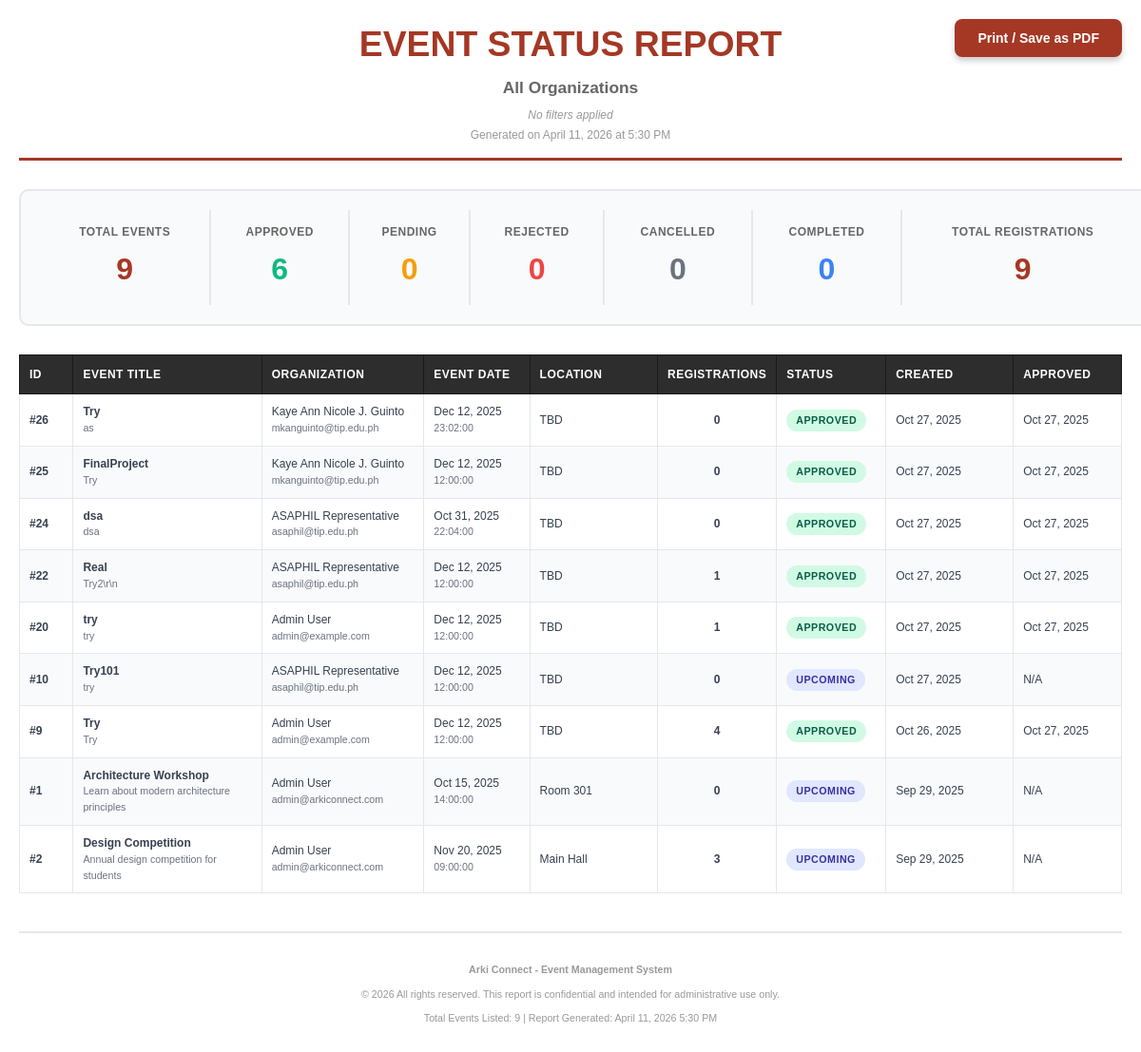
Screenshot of /PHP/generate_report.php (signed in) with the database file from the repository.
### tables this page shows
CREATE TABLE `events` (
  `id` int(11) NOT NULL,
  `title` varchar(255) NOT NULL,
  `description` text DEFAULT NULL,
  `event_date` date NOT NULL,
  `event_time` time DEFAULT NULL,
  `start_time` time DEFAULT NULL,
  `end_time` time DEFAULT NULL,
  `location` varchar(255) DEFAULT NULL,
  `image_path` varchar(500) DEFAULT NULL,
  `pdf_path` varchar(255) DEFAULT NULL,
  `registrants` int(11) DEFAULT 0,
  `organizer` varchar(255) DEFAULT NULL,
  `status` enum('pending','approved','upcoming','ongoing','completed','cancelled','rejected') DEFAULT 'pending',
  `created_by` int(11) DEFAULT NULL,
  `created_at` timestamp NOT NULL DEFAULT current_timestamp(),
  `updated_at` timestamp NOT NULL DEFAULT current_timestamp() ON UPDATE current_timestamp(),
  `approved_by` int(11) DEFAULT NULL,
  `approved_at` timestamp NULL DEFAULT NULL,
  `rejection_reason` text DEFAULT NULL
);

CREATE TABLE `users` (
  `id` int(11) NOT NULL,
  `fullname` varchar(255) NOT NULL,
  `studentnum` varchar(50) DEFAULT NULL,
  `email` varchar(255) NOT NULL,
  `password` varchar(255) DEFAULT NULL COMMENT 'NULL for Google OAuth users',
  `google_id` varchar(255) DEFAULT NULL COMMENT 'Google OAuth ID',
  `profile_picture` varchar(500) DEFAULT NULL COMMENT 'URL to profile picture',
  `status` enum('active','inactive','suspended') DEFAULT 'active',
  `email_verified` tinyint(1) DEFAULT 0,
  `created_at` timestamp NOT NULL DEFAULT current_timestamp(),
  `updated_at` timestamp NOT NULL DEFAULT current_timestamp() ON UPDATE current_timestamp(),
  `last_login` timestamp NULL DEFAULT NULL,
  `role` enum('admin','org_rep','student') NOT NULL DEFAULT 'student'
);

### PHP/generate_report.php (the view, shortened to what this page needs)
<?php
include 'db_connect.php';
$filter_status = $_GET['status'] ?? 'all';
$filter_date_from = $_GET['date_from'] ?? '';
$filter_date_to = $_GET['date_to'] ?? '';
$where_conditions = ["1=1"];
$where_clause = "WHERE " . implode(" AND ", $where_conditions);
$events_sql = "SELECT
                e.id,
                e.title,
                e.description,
                e.event_date,
                e.event_time,
                e.location,
                e.status,
                e.created_at,
                e.approved_at,
                e.rejection_reason,
                u.fullname as org_name,
                u.email as org_email,
                (SELECT COUNT(*) FROM event_registrations WHERE event_id = e.id AND status = 'confirmed') as total_registrations
              FROM events e
              LEFT JOIN users u ON e.created_by = u.id
              {$where_clause}
              ORDER BY e.created_at DESC";
$events_stmt = $conn->prepare($events_sql);
$events_stmt->execute();
$events_result = $events_stmt->get_result();
$events = $events_result->fetch_all(MYSQLI_ASSOC);
$stats_sql = "SELECT
                COUNT(*) as total_events,
                SUM(CASE WHEN status = 'approved' THEN 1 ELSE 0 END) as approved_events,
                SUM(CASE WHEN status = 'pending' THEN 1 ELSE 0 END) as pending_events,
                SUM(CASE WHEN status = 'rejected' THEN 1 ELSE 0 END) as rejected_events,
                SUM(CASE WHEN status = 'cancelled' THEN 1 ELSE 0 END) as cancelled_events,
                SUM(CASE WHEN status = 'completed' THEN 1 ELSE 0 END) as completed_events,
                SUM((SELECT COUNT(*) FROM event_registrations WHERE event_id = e.id AND status = 'confirmed')) as total_registrations
              FROM events e
              {$where_clause}";
$stats_stmt = $conn->prepare($stats_sql);
$stats_stmt->execute();
$stats = $stats_stmt->get_result()->fetch_assoc();
$org_name = 'All Organizations';
$html = generateReportHTML($events, $stats, $org_name, $filter_status, $filter_date_from, $filter_date_to);
echo $html;
exit();
function generateReportHTML($events, $stats, $org_name, $filter_status, $filter_date_from, $filter_date_to) {
    $filter_info = [];
    $filter_text = !empty($filter_info) ? implode(' | ', $filter_info) : 'No filters applied';
    $html = '<!DOCTYPE html>
<html>
<head>
</head>
<body>
    <button class="print-button no-print" onclick="window.print()">
        <i class="fas fa-print"></i> Print / Save as PDF
    </button>
    <div class="header">
        <h1>Event Status Report</h1>
        <div class="subtitle">' . htmlspecialchars($org_name) . '</div>
        <div class="filter-info">' . htmlspecialchars($filter_text) . '</div>
        <div class="date-range">Generated on ' . date('F d, Y \a\t g:i A') . '</div>
    </div>
    <div class="summary-box">
        <div class="summary-item">
            <div class="summary-label">Total Events</div>
            <div class="summary-value">' . $stats['total_events'] . '</div>
        </div>
        <div class="summary-item">
            <div class="summary-label">Approved</div>
            <div class="summary-value approved">' . $stats['approved_events'] . '</div>
        </div>
        <div class="summary-item">
            <div class="summary-label">Pending</div>
            <div class="summary-value pending">' . $stats['pending_events'] . '</div>
        </div>
        <div class="summary-item">
            <div class="summary-label">Rejected</div>
            <div class="summary-value rejected">' . $stats['rejected_events'] . '</div>
        </div>
        <div class="summary-item">
            <div class="summary-label">Cancelled</div>
            <div class="summary-value cancelled">' . $stats['cancelled_events'] . '</div>
        </div>
        <div class="summary-item">
            <div class="summary-label">Completed</div>
            <div class="summary-value completed">' . $stats['completed_events'] . '</div>
        </div>
        <div class="summary-item">
            <div class="summary-label">Total Registrations</div>
            <div class="summary-value">' . ($stats['total_registrations'] ?? 0) . '</div>
        </div>
    </div>';
    if (empty($events)) {
        $html .= '<div class="no-events">No events found matching the selected criteria.</div>';
    } else {
        $html .= '
    <table class="event-table">
        <thead>
            <tr>
                <th style="width: 5%;">ID</th>
                <th style="width: 18%;">Event Title</th>
                <th style="width: 15%;">Organization</th>
                <th style="width: 10%;">Event Date</th>
                <th style="width: 12%;">Location</th>
                <th style="width: 8%;">Registrations</th>
                <th style="width: 10%;">Status</th>
                <th style="width: 12%;">Created</th>
                <th style="width: 10%;">Approved</th>
            </tr>
        </thead>
        <tbody>';
        foreach ($events as $event) {
            $event_date = date('M d, Y', strtotime($event['event_date']));
            $created_date = date('M d, Y', strtotime($event['created_at']));
            $approved_date = $event['approved_at'] ? date('M d, Y', strtotime($event['approved_at'])) : 'N/A';
            $html .= '
            <tr>
                <td><strong>#' . $event['id'] . '</strong></td>
                <td>
                    <strong>' . htmlspecialchars($event['title']) . '</strong><br>
                    <span style="font-size: 8pt; color: #6b7280;">'
                    . htmlspecialchars(substr($event['description'] ?? '', 0, 60))
                    . (strlen($event['description'] ?? '') > 60 ? '...' : '') . '</span>
                </td>
                <td>
                    ' . htmlspecialchars($event['org_name']) . '<br>
                    <span style="font-size: 8pt; color: #6b7280;">' . htmlspecialchars($event['org_email']) . '</span>
                </td>
                <td>' . $event_date . '<br><span style="font-size: 8pt; color: #6b7280;">' . ($event['event_time'] ?? 'TBA') . '</span></td>
                <td>' . htmlspecialchars($event['location']) . '</td>
                <td style="text-align: center;"><strong>' . $event['total_registrations'] . '</strong></td>
                <td>
                    <span class="status-badge ' . $event['status'] . '">' . $event['status'] . '</span>
                </td>
                <td>' . $created_date . '</td>
                <td>' . $approved_date . '</td>
            </tr>';
        }
        $html .= '
        </tbody>
    </table>';
    }
    $html .= '
    <div class="footer">
        <p><strong>Arki Connect - Event Management System</strong></p>
        <p>© ' . date('Y') . ' All rights reserved. This report is confidential and intended for administrative use only.</p>
        <p>Total Events Listed: ' . count($events) . ' | Report Generated: ' . date('F d, Y g:i A') . '</p>
    </div>
    <script>
        // Auto-print dialog on page load (optional)
        // window.onload = function() { window.print(); }
    </script>
</body>
</html>';
    return $html;
}

### PHP/generate_report.php (style rules this page uses)
body { font-family: Arial, sans-serif; font-size: 10pt; color: #333; line-height: 1.4; margin: 0; padding: 20px; }
.header { text-align: center; margin-bottom: 30px; border-bottom: 3px solid #a43825; padding-bottom: 15px; }
.header h1 { color: #a43825; font-size: 28pt; margin: 0 0 5px 0; text-transform: uppercase; font-weight: 700; }
.header .subtitle { font-size: 13pt; color: #666; margin: 8px 0; font-weight: 600; }
.header .filter-info { font-size: 9pt; color: #999; margin-top: 8px; font-style: italic; }
.header .date-range { font-size: 9pt; color: #999; margin-top: 5px; }
.print-button { position: fixed; top: 20px; right: 20px; padding: 12px 24px; background-color: #a43825; color: white; border: none; border-radius: 8px; cursor: pointer; font-weight: 600; font-size: 14px; box-shadow: 0 4px 6px rgba(0,0,0,0.2); z-index: 1000; }
.summary-box { background-color: #f9fafb; border: 2px solid #e5e7eb; border-radius: 10px; padding: 20px; margin-bottom: 30px; display: table; width: 100%; }
.summary-item { display: table-cell; text-align: center; padding: 15px; border-right: 2px solid #e5e7eb; }
.summary-item:last-child { border-right: none; }
.summary-label { font-size: 9pt; color: #666; text-transform: uppercase; margin-bottom: 8px; font-weight: 600; letter-spacing: 0.5px; }
.summary-value { font-size: 24pt; font-weight: bold; color: #a43825; }
.summary-value.approved { color: #10b981; }
.summary-value.pending { color: #f59e0b; }
.summary-value.rejected { color: #ef4444; }
.summary-value.cancelled { color: #6b7280; }
.summary-value.completed { color: #3b82f6; }
.event-table { width: 100%; border-collapse: collapse; margin-top: 20px; background: white; }
.event-table thead { background-color: #2d2d2d; color: white; }
.event-table th { padding: 12px 10px; text-align: left; font-size: 9pt; font-weight: 600; text-transform: uppercase; letter-spacing: 0.5px; border: 1px solid #1a1a1a; }
.event-table tbody tr { border-bottom: 1px solid #e5e7eb; }
.event-table tbody tr:nth-child(even) { background-color: #f9fafb; }
.event-table td { padding: 10px; font-size: 9pt; color: #374151; border: 1px solid #e5e7eb; }
.status-badge { padding: 4px 10px; border-radius: 12px; font-size: 8pt; font-weight: 700; text-transform: uppercase; letter-spacing: 0.5px; display: inline-block; white-space: nowrap; }
.status-badge.approved { background-color: #d1fae5; color: #065f46; }
.status-badge.upcoming { background-color: #e0e7ff; color: #3730a3; }
.footer { margin-top: 40px; padding-top: 20px; border-top: 2px solid #e5e7eb; text-align: center; font-size: 8pt; color: #999; }

### rows the page displays
events: id "26", title "Try", description "as", created_by.fullname "Kaye Ann Nicole J. Guinto", created_by.email "mkanguinto@tip.edu.ph", event_date "Dec 12, 2025", event_time "23:02:00", location "TBD", total_registrations "0", status "APPROVED", created_at "Oct 27, 2025", approved_at "Oct 27, 2025"
events: id "25", title "FinalProject", description "Try", created_by.fullname "Kaye Ann Nicole J. Guinto", created_by.email "mkanguinto@tip.edu.ph", event_date "Dec 12, 2025", event_time "12:00:00", location "TBD", total_registrations "0", status "APPROVED", created_at "Oct 27, 2025", approved_at "Oct 27, 2025"
events: id "24", title "dsa", description "dsa", created_by.fullname "ASAPHIL Representative", created_by.email "asaphil@tip.edu.ph", event_date "Oct 31, 2025", event_time "22:04:00", location "TBD", total_registrations "0", status "APPROVED", created_at "Oct 27, 2025", approved_at "Oct 27, 2025"
events: id "22", title "Real", description "Try2\\r\\n", created_by.fullname "ASAPHIL Representative", created_by.email "asaphil@tip.edu.ph", event_date "Dec 12, 2025", event_time "12:00:00", location "TBD", total_registrations "1", status "APPROVED", created_at "Oct 27, 2025", approved_at "Oct 27, 2025"
events: id "20", title "try", description "try", created_by.fullname "Admin User", created_by.email "admin@example.com", event_date "Dec 12, 2025", event_time "12:00:00", location "TBD", total_registrations "1", status "APPROVED", created_at "Oct 27, 2025", approved_at "Oct 27, 2025"
events: id "10", title "Try101", description "try", created_by.fullname "ASAPHIL Representative", created_by.email "asaphil@tip.edu.ph", event_date "Dec 12, 2025", event_time "12:00:00", location "TBD", total_registrations "0", status "UPCOMING", created_at "Oct 27, 2025", approved_at "N/A"
events: id "9", title "Try", description "Try", created_by.fullname "Admin User", created_by.email "admin@example.com", event_date "Dec 12, 2025", event_time "12:00:00", location "TBD", total_registrations "4", status "APPROVED", created_at "Oct 26, 2025", approved_at "Oct 27, 2025"
events: id "1", title "Architecture Workshop", description "Learn about modern architecture principles", created_by.fullname "Admin User", created_by.email "admin@arkiconnect.com", event_date "Oct 15, 2025", event_time "14:00:00", location "Room 301", total_registrations "0", status "UPCOMING", created_at "Sep 29, 2025", approved_at "N/A"
events: id "2", title "Design Competition", description "Annual design competition for students", created_by.fullname "Admin User", created_by.email "admin@arkiconnect.com", event_date "Nov 20, 2025", event_time "09:00:00", location "Main Hall", total_registrations "3", status "UPCOMING", created_at "Sep 29, 2025", approved_at "N/A"

### other values shown
$org_name "All Organizations"
$filter_text "No filters applied"
$stats['total_events'] "9"
$stats['approved_events'] "6"
$stats['pending_events'] "0"
$stats['rejected_events'] "0"
$stats['cancelled_events'] "0"
$stats['completed_events'] "0"
$stats['total_registrations'] "9"
count($events) "9"
